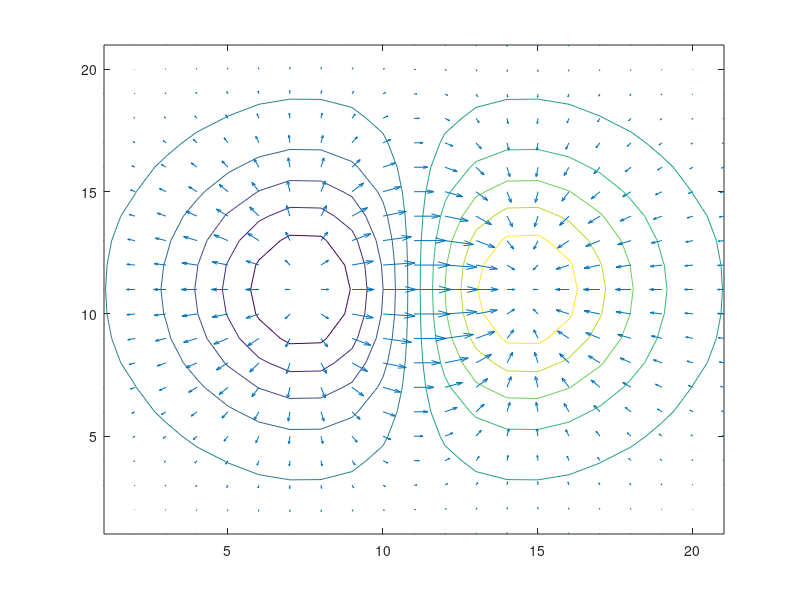

This figure's MATLAB source:
% example quiverplot    
% define a mesh spaced 0.2 ranging from -2 to 2 for both x and y
       [x,y] = meshgrid(-2:.2:2, -2:.2:2);
% calculate z = exp(-2x-2y) over the grid.
        z = x .* exp(-x.^2 - y.^2);
% calculate the gradients and store them in px,py matrices. 
%  note that 0.2 which is dx,dy over the grid must be specified..
        [px,py] = gradient(z,.2,.2);
        contour(z)
        hold on
        quiver(px,py)
        hold off